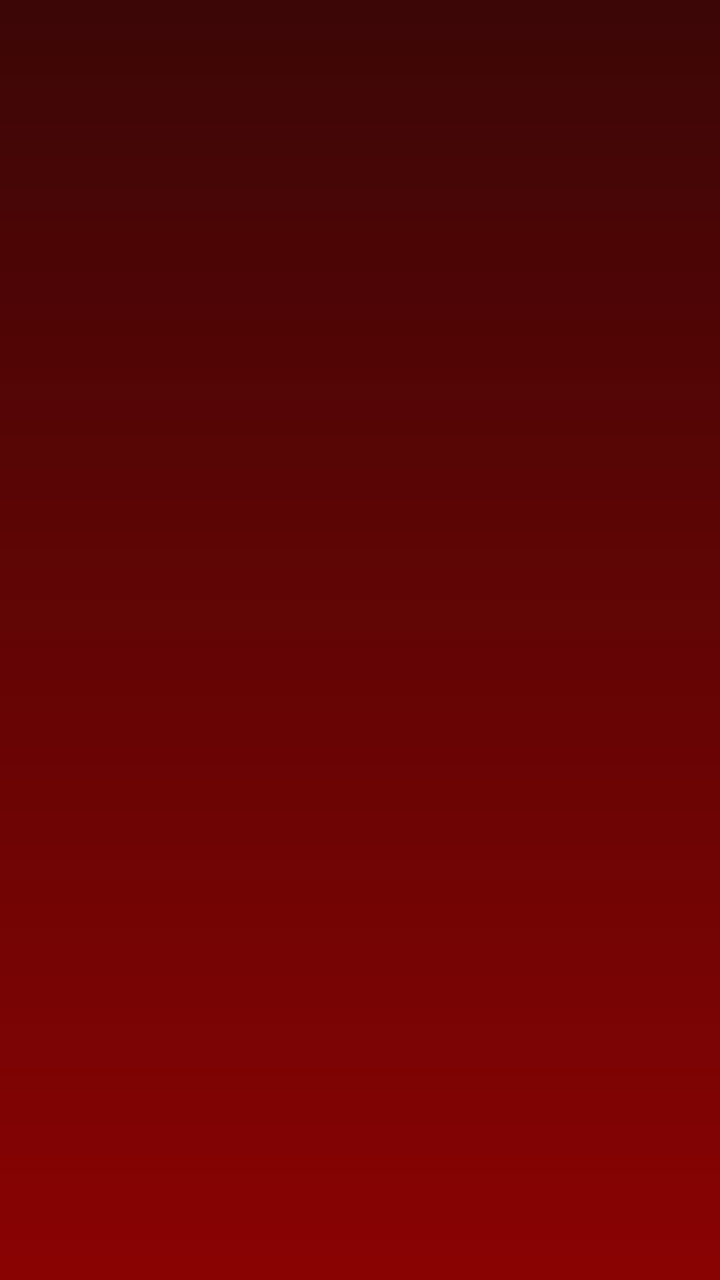
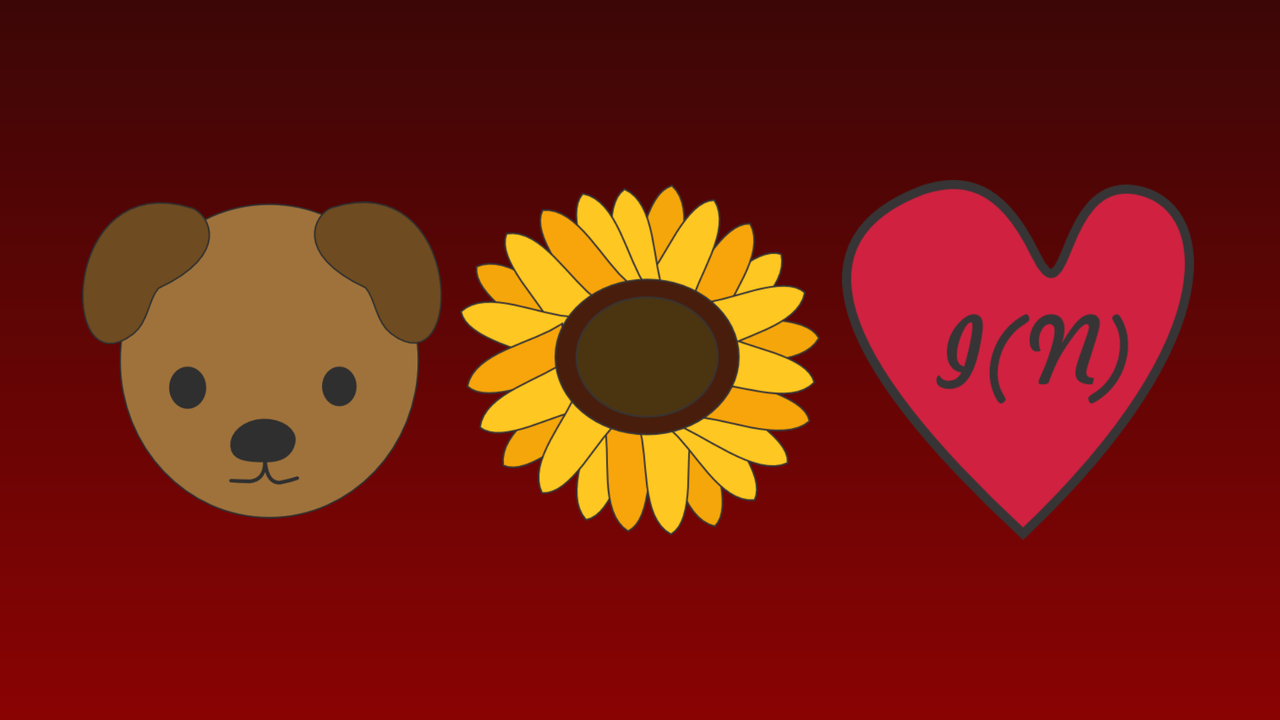

The same Android screen from two of the app's own layout files: first res/layout/ as a phone draws it, then the repository's variant for another configuration, drawn on a device whose configuration selects that folder. Both files follow.
<!-- AndroidManifest.xml: application theme Theme.ParaNanafue -->
<!-- res/layout/activity_she_said_yes.xml -->
<?xml version="1.0" encoding="utf-8"?>
<androidx.constraintlayout.widget.ConstraintLayout xmlns:android="http://schemas.android.com/apk/res/android"
    xmlns:app="http://schemas.android.com/apk/res-auto"
    xmlns:tools="http://schemas.android.com/tools"
    android:layout_width="match_parent"
    android:layout_height="match_parent"
    android:background="@drawable/background"
    tools:context=".SheSaidYesActivity">

</androidx.constraintlayout.widget.ConstraintLayout>
<!-- resources referenced by this layout -->
<resources>
  <!-- drawable background (drawable) -->
  <?xml version="1.0" encoding="utf-8"?>
  <shape xmlns:android="http://schemas.android.com/apk/res/android"
      android:shape="rectangle">
      <gradient
          android:startColor="#8A0303"
          android:endColor="#3C0606"
          android:angle="90" />
  </shape>
  <style name="Theme.ParaNanafue" parent="Base.Theme.ParaNanafue" />
  <style name="Base.Theme.ParaNanafue" parent="Theme.Material3.DayNight.NoActionBar">
          
          <item name="colorPrimary">@color/red</item>
          <item name="colorSecondary">@color/black</item>
      </style>
  <color name="red">#7F002D</color>
  <color name="black">#FF000000</color>
</resources>
<!-- res/layout-land/activity_she_said_yes.xml (the repository's variant of the layout above) -->
<!-- drawn on the phone turned sideways -->
<?xml version="1.0" encoding="utf-8"?>
<androidx.constraintlayout.widget.ConstraintLayout xmlns:android="http://schemas.android.com/apk/res/android"
    xmlns:app="http://schemas.android.com/apk/res-auto"
    xmlns:tools="http://schemas.android.com/tools"
    android:layout_width="match_parent"
    android:layout_height="match_parent"
    android:background="@drawable/background"
    tools:context=".SheSaidYesActivity">

    <ImageView
        android:id="@+id/btn_perrito"
        android:layout_width="180dp"
        android:layout_height="180dp"
        android:layout_marginStart="32dp"
        android:contentDescription="Osito"
        app:layout_constraintBottom_toBottomOf="parent"
        app:layout_constraintEnd_toStartOf="@+id/btnGirasol"
        app:layout_constraintStart_toStartOf="parent"
        app:layout_constraintTop_toTopOf="parent"
        app:srcCompat="@drawable/perrito" />

    <ImageView
        android:id="@+id/btnGirasol"
        android:layout_width="180dp"
        android:layout_height="180dp"
        android:contentDescription="Girasol"
        app:layout_constraintBottom_toBottomOf="parent"
        app:layout_constraintEnd_toStartOf="@+id/btnCorazon"
        app:layout_constraintStart_toEndOf="@+id/btn_perrito"
        app:layout_constraintTop_toTopOf="parent"
        app:srcCompat="@drawable/girasol" />

    <ImageView
        android:id="@+id/btnCorazon"
        android:layout_width="180dp"
        android:layout_height="180dp"
        android:layout_marginEnd="32dp"
        android:contentDescription="Corazón"
        app:layout_constraintBottom_toBottomOf="parent"
        app:layout_constraintEnd_toEndOf="parent"
        app:layout_constraintStart_toEndOf="@+id/btnGirasol"
        app:layout_constraintTop_toTopOf="parent"
        app:srcCompat="@drawable/corazon" />
</androidx.constraintlayout.widget.ConstraintLayout>
<!-- resources referenced by the variant -->
<!-- as the phone turned sideways resolves them -->
<resources>
  <!-- drawable background (drawable) -->
  <?xml version="1.0" encoding="utf-8"?>
  <shape xmlns:android="http://schemas.android.com/apk/res/android"
      android:shape="rectangle">
      <gradient
          android:startColor="#8A0303"
          android:endColor="#3C0606"
          android:angle="90" />
  </shape>
  <!-- drawable corazon: png bitmap (drawable, 29313 bytes) -->
  <!-- drawable girasol: png bitmap (drawable, 65194 bytes) -->
  <!-- drawable perrito: png bitmap (drawable, 32553 bytes) -->
  <style name="Theme.ParaNanafue" parent="Base.Theme.ParaNanafue" />
  <style name="Base.Theme.ParaNanafue" parent="Theme.Material3.DayNight.NoActionBar">
          
          <item name="colorPrimary">@color/red</item>
          <item name="colorSecondary">@color/black</item>
      </style>
  <color name="red">#7F002D</color>
  <color name="black">#FF000000</color>
</resources>
